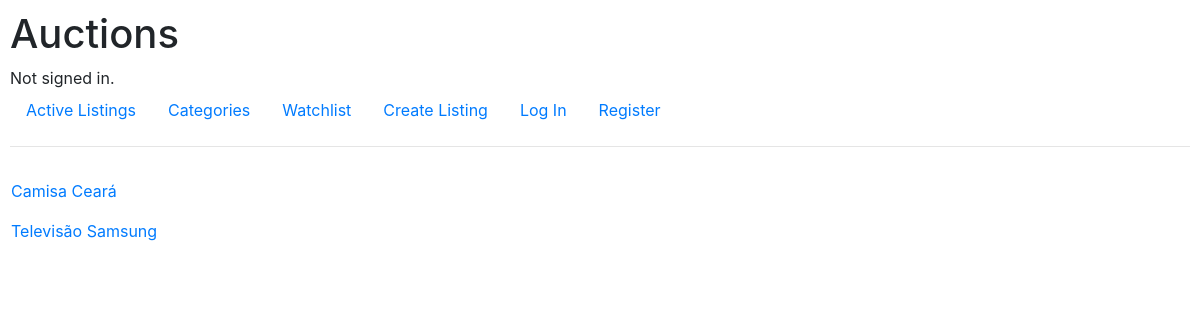
Page /watchlist/1/ on the committed database.
### auctions/models.py (models this page shows, shortened)
class Watchlist(models.Model):
    user = models.ForeignKey(User, on_delete=models.CASCADE, related_name='userFavs')
    product = models.ForeignKey(Actions, on_delete=models.CASCADE, related_name='product_fav', default=1)

class Actions(models.Model):
    name = models.CharField(max_length=32)
    price = models.FloatField()
    describe = models.CharField(max_length=200, default=None)
    image = models.CharField(max_length=300, default=None)
    data = models.DateField(default=None)
    category = models.CharField(max_length=64, default=None)
    number_bids = models.IntegerField(default=0)
    user = models.ForeignKey(User, on_delete=models.CASCADE, related_name='UserAuthor', default=1)
    open = models.BooleanField(default=True)

### auctions/views.py (the view)
# urls.py: path('watchlist/<str:user_id>/', views.watchlist, name='watchlist'),
def watchlist(request, user_id):
    if user_id == None:
        return HttpResponse('Log in to access the Watchlist!', status=401)
    watchlist_user = Watchlist.objects.filter(user=user_id)
    return render(request, 'auctions/watchlist.html', {
        'watchlist': watchlist_user,
    })

### auctions/templates/auctions/watchlist.html
{% extends 'auctions/layout.html' %}
{% block body %}
    {% for fav in watchlist %}
        <div class="row pl-3 pt-3">
            <a href="{% url 'listing' fav.product.id %}">{{ fav.product.name}}</a>
        </div>
    {% endfor %}
{% endblock %}

### auctions/static/auctions/styles.css (style rules this page uses)
body { padding: 10px; }
a { text-decoration: none; }

### rows in the picture
Watchlist: product.name "Camisa Ceará"
Watchlist: product.name "Televisão Samsung"
